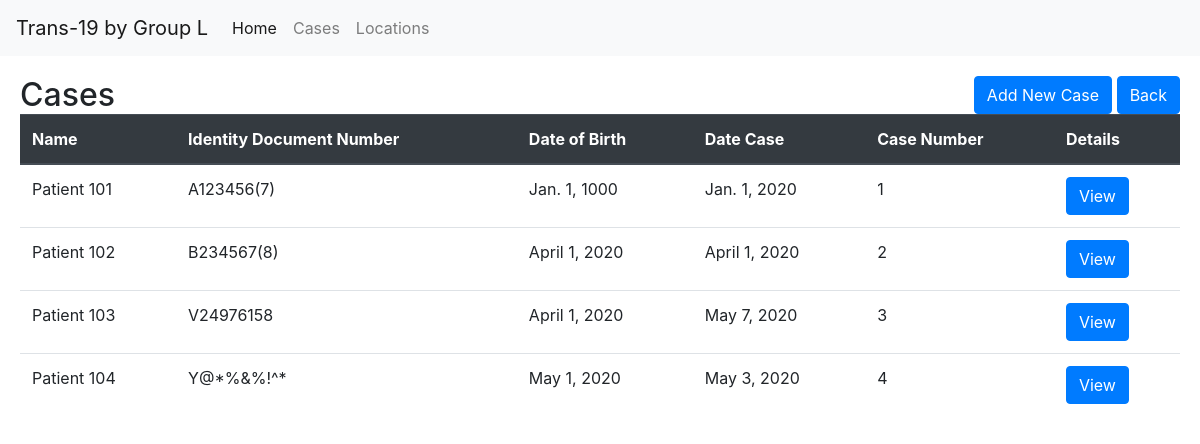
Page /case/ (signed in) on the earlier database version.
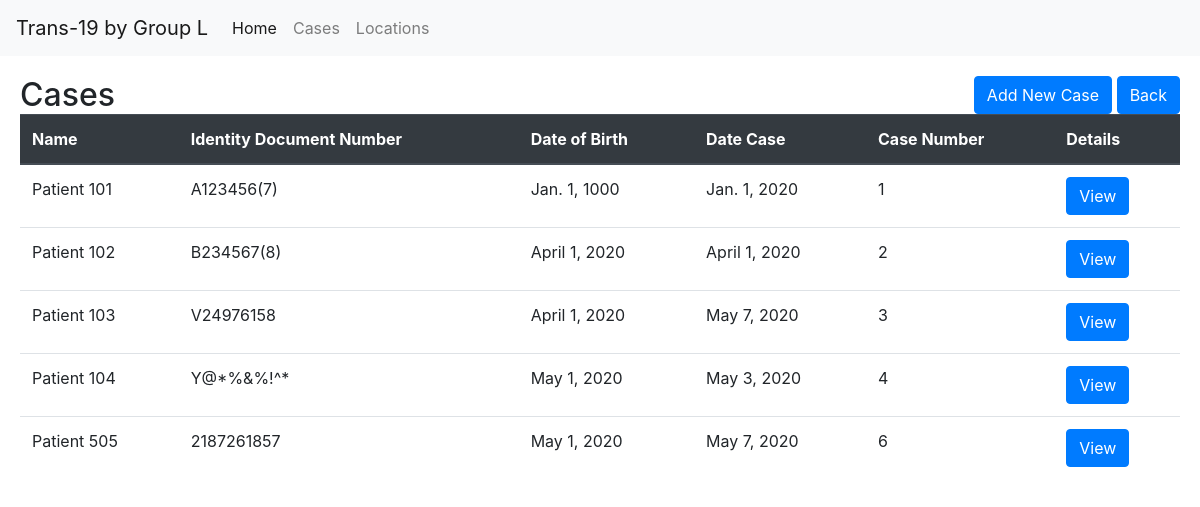
Same page on the later database version.
### record/models.py (models this page shows, shortened)
class CaseRecord(models.Model):
	name				= models.CharField(max_length=255)
	id_number 			= models.CharField(max_length=20,unique=True)
	date_of_birth 		= models.DateField()
	date_of_comfirmed	= models.DateField()
	case_number			= models.PositiveIntegerField(unique=True)
	def get_absolute_url(self):
		return f"/case/{self.pk}"

### record/case_views.py (the view)
# urls.py: path('',case_record_list_view),
@login_required
def case_record_list_view(request):
	qs = CaseRecord.objects.all()
	template_name = "case/list.html"
	context = {'object_list': qs}
	return render(request, template_name, context)

### record/templates/case/list.html (shortened to what this page needs)
{% extends "base.html" %}
{% block content %}
<div class="row">
	<div class="col-6">
		<h2 style="display:inline">Cases</h2>
	</div>
	<div class="col-6">
		<div class="text-right">
			<a class="btn btn-primary" href="/case/create" style=>Add New Case</a>
			<a class="btn btn-primary" href=".."> Back </a>
		</div>
	</div>
</div>
<div class="row">
	<div class='col-12'>
		<table class="table">
			<thead class="thead-dark">
				<tr>
					<th>Name</th>
					<th>Identity Document Number</th>
					<th>Date of Birth</th>
					<th>Date Case</th>
					<th>Case Number</th>
					<th>Details</th>
				</tr>
			</thead>
			<tbody>
				{% for object in object_list %}
				<tr>
					<td>{{object.name}}</td>
					<td>{{object.id_number}}</td>
					<td>{{object.date_of_birth}}</td>
					<td>{{object.date_of_comfirmed}}</td>
					<td>{{object.case_number}}</td>
					<td><a href='{{ object.get_absolute_url }}' class="btn btn-primary">View</a></td>
				</tr>
				{% endfor %}
			</tbody>
		</table>
	</div>
</div>
{% endblock %}

Differences in the rows shown:
added CaseRecord: name "Patient 505", id_number "2187261857", date_of_birth "May 1, 2020", date_of_comfirmed "May 7, 2020", case_number "6"
